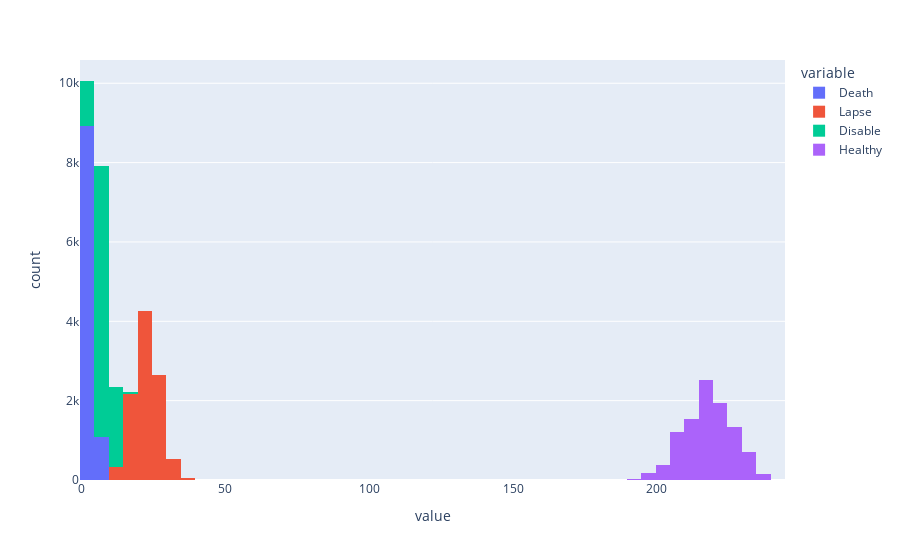

Source (notebook cell):
### Code cell
data = simulasi_binom()

### Figure 1 — Plotly figure (JSON) as saved in the notebook; plotly's stock layout.template omitted (floating-point values rounded to 4 significant figures; data arrays with more than 128 entries replaced by an {"elided": "..."} marker saying what was removed)
{"data": [{"alignmentgroup": "True", "bingroup": "x", "hovertemplate": "variable=Death<br>value=%{x}<br>count=%{y}<extra></extra>", "legendgroup": "Death", "marker": {"color": "#636efa"}, "name": "Death", "offsetgroup": "Death", "orientation": "v", "showlegend": true, "type": "histogram", "x": {"elided": "10000 int values"}, "xaxis": "x", "yaxis": "y"}, {"alignmentgroup": "True", "bingroup": "x", "hovertemplate": "variable=Lapse<br>value=%{x}<br>count=%{y}<extra></extra>", "legendgroup": "Lapse", "marker": {"color": "#EF553B"}, "name": "Lapse", "offsetgroup": "Lapse", "orientation": "v", "showlegend": true, "type": "histogram", "x": {"elided": "10000 int values"}, "xaxis": "x", "yaxis": "y"}, {"alignmentgroup": "True", "bingroup": "x", "hovertemplate": "variable=Disable<br>value=%{x}<br>count=%{y}<extra></extra>", "legendgroup": "Disable", "marker": {"color": "#00cc96"}, "name": "Disable", "offsetgroup": "Disable", "orientation": "v", "showlegend": true, "type": "histogram", "x": {"elided": "10000 int values"}, "xaxis": "x", "yaxis": "y"}, {"alignmentgroup": "True", "bingroup": "x", "hovertemplate": "variable=Healthy<br>value=%{x}<br>count=%{y}<extra></extra>", "legendgroup": "Healthy", "marker": {"color": "#ab63fa"}, "name": "Healthy", "offsetgroup": "Healthy", "orientation": "v", "showlegend": true, "type": "histogram", "x": {"elided": "10000 int values"}, "xaxis": "x", "yaxis": "y"}], "layout": {"barmode": "relative", "legend": {"title": {"text": "variable"}, "tracegroupgap": 0}, "margin": {"t": 60}, "xaxis": {"anchor": "y", "domain": [0, 1], "title": {"text": "value"}}, "yaxis": {"anchor": "x", "domain": [0, 1], "title": {"text": "count"}}}}
